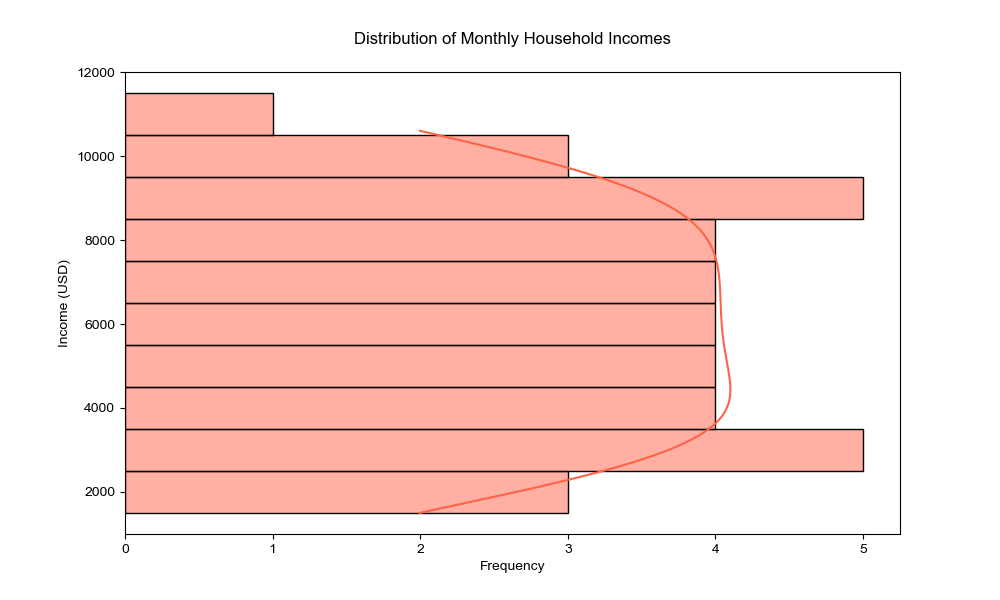

This chart was generated by the following Python code:

import pandas as pd
import seaborn as sns
import matplotlib.pyplot as plt

# Dataset
data = {
    'Income': [
        1500, 2000, 2200, 2500, 2700, 2900, 3200, 3400, 3500, 3700,
        4000, 4200, 4500, 4800, 5000, 5300, 5500, 5800, 6000, 6200,
        6500, 6800, 7000, 7200, 7500, 7800, 8000, 8200, 8500, 8700,
        9000, 9200, 9400, 9700, 10000, 10300, 10600
    ]
}

# Create a DataFrame
df = pd.DataFrame(data)

# Initialize the matplotlib figure
f, ax = plt.subplots(figsize=(10, 6))

# Plot the histogram with custom bin width and modified aesthetics
sns.histplot(data=df, y="Income", binwidth=1000, kde=True, color="#ff6347")

# Customizing the aesthetics
sns.set_style("whitegrid")
plt.title("Distribution of Monthly Household Incomes", pad=20)
plt.xlabel("Frequency")
plt.ylabel("Income (USD)")

# Show the plot
plt.show()
